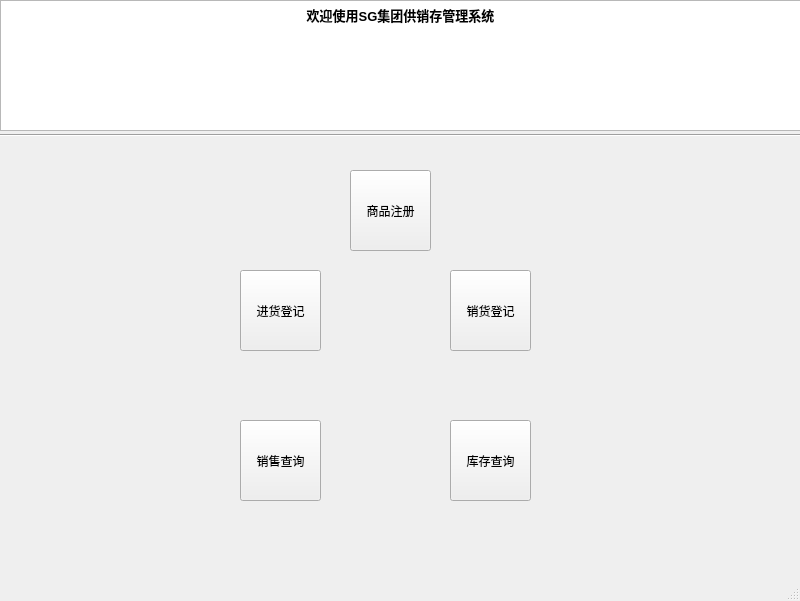
<?xml version="1.0" encoding="UTF-8"?>
<ui version="4.0">
 <class>MenuWindow</class>
 <widget class="QMainWindow" name="MenuWindow">
  <property name="geometry">
   <rect>
    <x>0</x>
    <y>0</y>
    <width>800</width>
    <height>601</height>
   </rect>
  </property>
  <property name="windowTitle">
   <string>功能菜单</string>
  </property>
  <widget class="QWidget" name="centralwidget">
   <widget class="QPushButton" name="WareRegister_PushButton">
    <property name="geometry">
     <rect>
      <x>350</x>
      <y>170</y>
      <width>81</width>
      <height>81</height>
     </rect>
    </property>
    <property name="text">
     <string>商品注册</string>
    </property>
   </widget>
   <widget class="QPushButton" name="PurchaseRegister_PushButton">
    <property name="geometry">
     <rect>
      <x>240</x>
      <y>270</y>
      <width>81</width>
      <height>81</height>
     </rect>
    </property>
    <property name="text">
     <string>进货登记</string>
    </property>
   </widget>
   <widget class="QPushButton" name="SaleRegister_PushButton">
    <property name="geometry">
     <rect>
      <x>450</x>
      <y>270</y>
      <width>81</width>
      <height>81</height>
     </rect>
    </property>
    <property name="text">
     <string>销货登记</string>
    </property>
   </widget>
   <widget class="QPushButton" name="StockSearch_PushButton">
    <property name="geometry">
     <rect>
      <x>450</x>
      <y>420</y>
      <width>81</width>
      <height>81</height>
     </rect>
    </property>
    <property name="text">
     <string>库存查询</string>
    </property>
   </widget>
   <widget class="QPushButton" name="SaleSearch_PushButton">
    <property name="geometry">
     <rect>
      <x>240</x>
      <y>420</y>
      <width>81</width>
      <height>81</height>
     </rect>
    </property>
    <property name="text">
     <string>销售查询</string>
    </property>
   </widget>
   <widget class="Line" name="line">
    <property name="geometry">
     <rect>
      <x>-10</x>
      <y>120</y>
      <width>821</width>
      <height>31</height>
     </rect>
    </property>
    <property name="orientation">
     <enum>Qt::Horizontal</enum>
    </property>
   </widget>
   <widget class="QTextBrowser" name="textBrowser">
    <property name="geometry">
     <rect>
      <x>0</x>
      <y>0</y>
      <width>801</width>
      <height>131</height>
     </rect>
    </property>
    <property name="html">
     <string>&lt;!DOCTYPE HTML PUBLIC &quot;-//W3C//DTD HTML 4.0//EN&quot; &quot;http://www.w3.org/TR/REC-html40/strict.dtd&quot;&gt;
&lt;html&gt;&lt;head&gt;&lt;meta name=&quot;qrichtext&quot; content=&quot;1&quot; /&gt;&lt;style type=&quot;text/css&quot;&gt;
p, li { white-space: pre-wrap; }
&lt;/style&gt;&lt;/head&gt;&lt;body style=&quot; font-family:'SimSun'; font-size:9pt; font-weight:400; font-style:normal;&quot;&gt;
&lt;p align=&quot;center&quot; style=&quot; margin-top:0px; margin-bottom:0px; margin-left:0px; margin-right:0px; -qt-block-indent:0; text-indent:0px;&quot;&gt;&lt;span style=&quot; font-size:10pt; font-weight:600;&quot;&gt;欢迎使用SG集团供销存管理系统&lt;/span&gt;&lt;/p&gt;&lt;/body&gt;&lt;/html&gt;</string>
    </property>
   </widget>
  </widget>
  <widget class="QMenuBar" name="menubar">
   <property name="geometry">
    <rect>
     <x>0</x>
     <y>0</y>
     <width>800</width>
     <height>26</height>
    </rect>
   </property>
  </widget>
  <widget class="QStatusBar" name="statusbar"/>
 </widget>
 <resources/>
 <connections/>
</ui>
